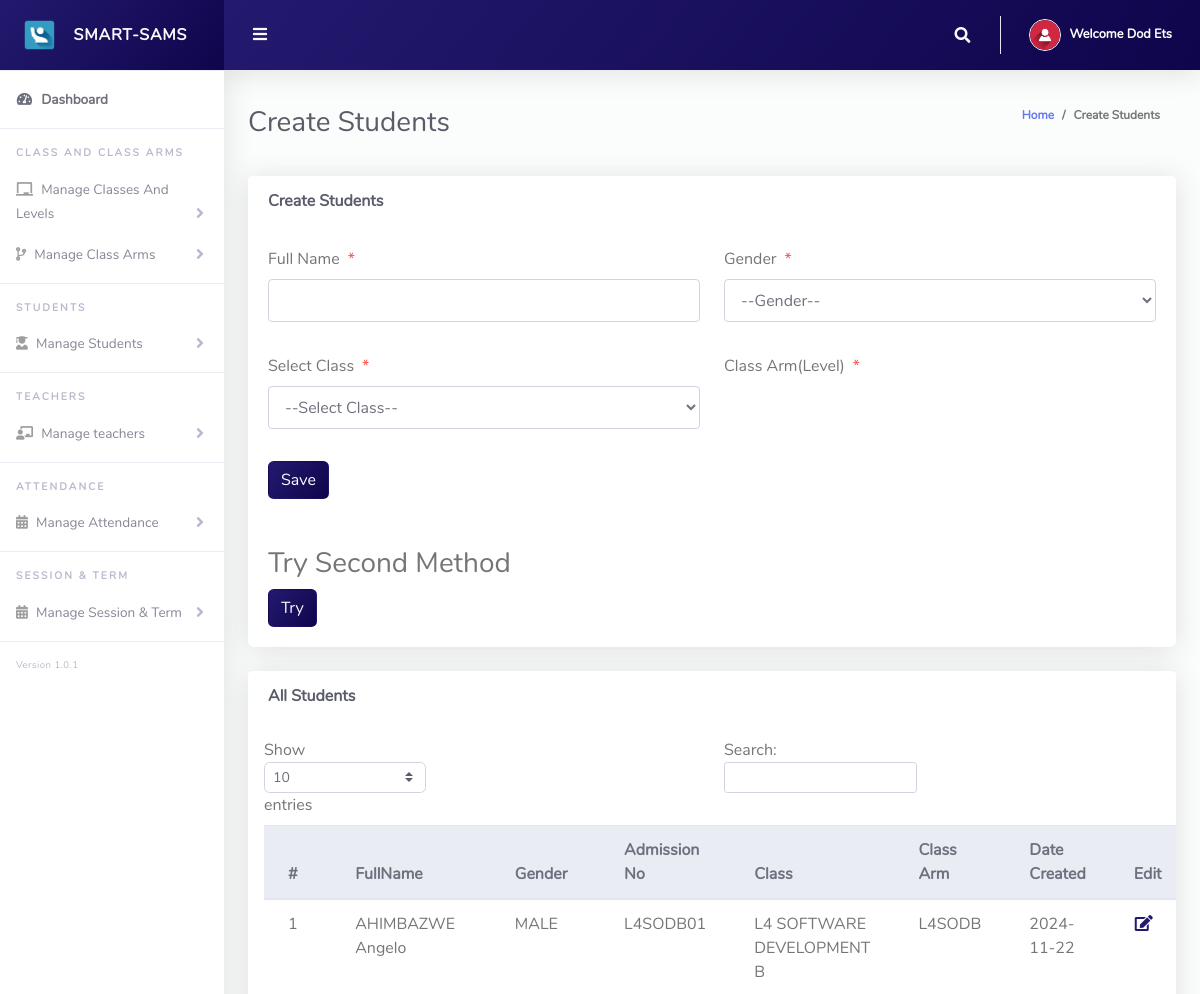
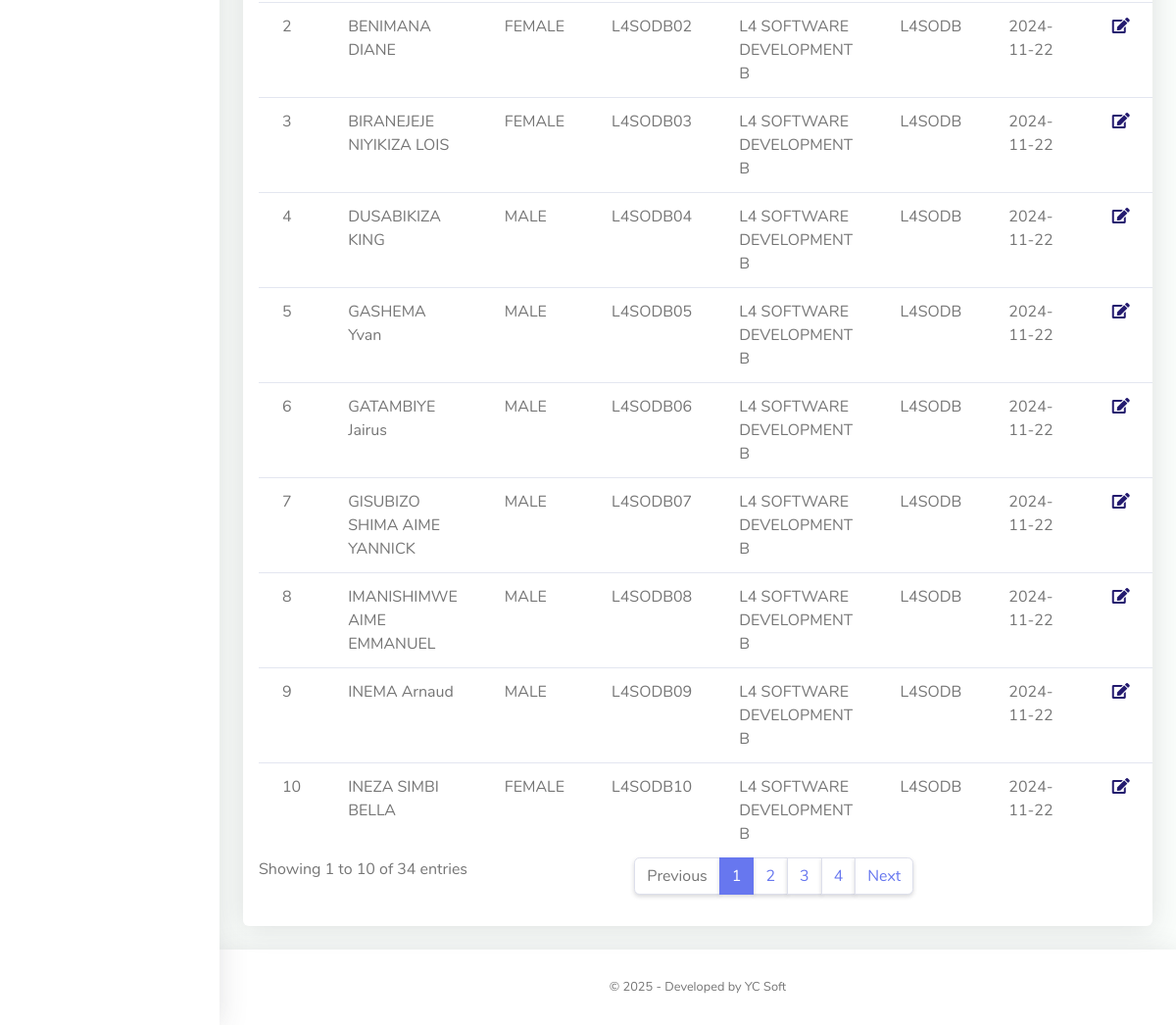
Screenshot of /Admin2/createStudents.php (signed in) with the database file from the repository (2 pictures, top to bottom).
### tables this page shows
CREATE TABLE `tblstudents` (
  `Id` int(10) NOT NULL,
  `name` varchar(255) NOT NULL,
  `gender` varchar(50) NOT NULL,
  `admissionNumber` varchar(255) NOT NULL,
  `classId` varchar(10) NOT NULL,
  `classArmId` varchar(10) NOT NULL,
  `dateCreated` varchar(50) NOT NULL,
  `image_path` varchar(255) DEFAULT NULL
);

CREATE TABLE `tblclass` (
  `Id` int(10) NOT NULL,
  `level` varchar(255) NOT NULL,
  `className` varchar(255) NOT NULL,
  `totalStudents` int(255) NOT NULL,
  `boys` int(255) NOT NULL,
  `girls` int(255) NOT NULL,
  `school` varchar(255) NOT NULL
);

CREATE TABLE `tblclassarms` (
  `Id` int(10) NOT NULL,
  `classId` varchar(10) NOT NULL,
  `classArmName` varchar(255) NOT NULL,
  `isAssigned` varchar(10) NOT NULL
);

### Admin2/createStudents.php (the view, shortened to what this page needs)
<?php
include '../Includes/dbcon.php';
?>
<!DOCTYPE html>
<html lang="en">
<head>
  <link href="../vendor/fontawesome-free/css/all.min.css" rel="stylesheet" type="text/css">
  <link href="../vendor/bootstrap/css/bootstrap.min.css" rel="stylesheet" type="text/css">
  <link href="css/ruang-admin.min.css" rel="stylesheet">
</head>
<body id="page-top">
  <div id="wrapper">
      <?php include "Includes/sidebar.php";?>
    <div id="content-wrapper" class="d-flex flex-column">
      <div id="content">
       <?php include "Includes/topbar.php";?>
        <div class="container-fluid" id="container-wrapper">
          <div class="d-sm-flex align-items-center justify-content-between mb-4">
            <h1 class="h3 mb-0 text-gray-800">Create Students</h1>
            <ol class="breadcrumb">
              <li class="breadcrumb-item"><a href="./">Home</a></li>
              <li class="breadcrumb-item active" aria-current="page">Create Students</li>
            </ol>
          </div>
          <div class="row">
            <div class="col-lg-12">
              <div class="card mb-4">
                <div class="card-header py-3 d-flex flex-row align-items-center justify-content-between">
                  <h6 class="m-0 font-weight-bold text-dark">Create Students</h6>
                </div>
                <div class="card-body">
                  <form method="post">
                   <div class="form-group row mb-3">
                        <div class="col-xl-6">
                        <label class="form-control-label">Full Name<span class="text-danger ml-2">*</span></label>
                        <input type="text" class="form-control" name="name" value="<?php echo $row['name'];?>" id="exampleInputFirstName" >
                        </div>
                        <div class="col-xl-6">
                        <label class="form-control-label">Gender<span class="text-danger ml-2">*</span></label>
                          <select required name="gender" class="form-control mb-3">';
                          <option value="">--Gender--</option>';
</select>
                        </div>
                    </div>
                    <div class="form-group row mb-3">
                        <div class="col-xl-6">
                        <label class="form-control-label">Select Class<span class="text-danger ml-2">*</span></label>
                         <?php
                                           $qm = "SELECT * FROM tbladmin WHERE Id = ".$_SESSION['userId']."";
                                           $rs = $conn->query($qm);
                                           $rows = $rs->fetch_assoc();
                                           $school = $rows['school'];
                        $qry= "SELECT * FROM tblclass WHERE school='$school' ORDER BY className ASC";
                        $result = $conn->query($qry);
                        $num = $result->num_rows;
                        if ($num > 0){
                          echo ' <select required name="classId" onchange="classArmDropdown(this.value)" class="form-control mb-3">';
                          echo'<option value="">--Select Class--</option>';
                                  echo '</select>';
                              }
                            ?>
                        </div>
                        <div class="col-xl-6">
                        <label class="form-control-label">Class Arm(Level)<span class="text-danger ml-2">*</span></label>
                        </div>
                    </div>
                      <?php
                    if (isset($Id))
                    {
                    ?>
                    <button type="submit" name="update" class="btn btn-primary">Update</button>
                    &nbsp;&nbsp;&nbsp;&nbsp;&nbsp;&nbsp;&nbsp;&nbsp;&nbsp;&nbsp;
                    <?php
                    } else {
                    ?>
                    <button type="submit" name="save" class="btn btn asa">Save</button>
                    <?php
                    }
                    ?>
                  </form>
                  <br><br>
                  <h3>Try Second Method</h3>
                    <a href="excel2.php" class="btn asa">Try</a>
                </div>
              </div>
                 <div class="row">
              <div class="col-lg-12">
              <div class="card mb-4">
                <div class="card-header py-3 d-flex flex-row align-items-center justify-content-between">
                  <h6 class="m-0 font-weight-bold text-dark">All Students</h6>
                </div>
                <div class="table-responsive p-3">
                  <table class="table align-items-center table-flush table-hover" id="dataTableHover">
                    <thead class="thead-light">
                      <tr>
                        <th>#</th>
                        <th>FullName</th>
                        <th>Gender</th>
                        <th>Admission No</th>
                        <th>Class</th>
                        <th>Class Arm</th>
                        <th>Date Created</th>
                         <th>Edit</th>
                      </tr>
                    </thead>
                    <tbody>
                  <?php
                       $qq = "SELECT * FROM tbladmin WHERE Id = ".$_SESSION['userId']."";
                       $rs = $conn->query($qq);
                       $rows = $rs->fetch_assoc();
                       $school = $rows['school'];
                      $query = "SELECT tblstudents.Id,tblclass.className,tblclassarms.classArmName,tblclassarms.Id AS classArmId,tblstudents.name,tblstudents.gender,tblstudents.admissionNumber,tblstudents.dateCreated
                      FROM tblstudents
                      INNER JOIN tblclass ON tblclass.Id = tblstudents.classId
                      INNER JOIN tblclassarms ON tblclassarms.Id = tblstudents.classArmId
                      WHERE tblclass.school = '$school'
                      ";
                      $rs = $conn->query($query);
                      $num = $rs->num_rows;
                      $sn=0;
                      if($num > 0)
                      {
                        while ($rows = $rs->fetch_assoc())
                          {
                             $sn = $sn + 1;
                            echo"
                              <tr>
                                <td>".$sn."</td>
                                <td>".$rows['name']."</td>
                                <td>".$rows['gender']."</td>
                                <td>".$rows['admissionNumber']."</td>
                                <td>".$rows['className']."</td>
                                <td>".$rows['classArmName']."</td>
                                 <td>".$rows['dateCreated']."</td>
                                <td><a href='?action=edit&Id=".$rows['Id']."' class='aso'><i class='fas fa-fw fa-edit aso'></i></a></td>
                                <td><a href='?action=delete&Id=".$rows['Id']."' style='color: red'><i class='fas fa-fw fa-trash' style='color: red'></i></a></td>
                              </tr>";
                          }
                      }
                      else
                      {
                           echo
                           "<div class='alert alert-danger' role='alert'>
                            No Record Found!
                            </div>";
                      }
                      ?>
                    </tbody>
                  </table>
                </div>
              </div>
            </div>
            </div>
          </div>
        </div>
      </div>
       <?php include "Includes/footer.php";?>
    </div>
  </div>
</body>
</html>

### Admin2/Includes/topbar.php (shortened to what this page needs)
<?php
  $query = "SELECT * FROM tbladmin WHERE Id = ".$_SESSION['userId']."";
  $rs = $conn->query($query);
  $rows = $rs->fetch_assoc();
  $fullName = $rows['firstName']." ".$rows['lastName'];
?>
<nav class="navbar navbar-expand navbar-light bg-gradient topbar mb-4 static-top asc">
          <button id="sidebarToggleTop" class="btn btn-link rounded-circle mr-3">
            <i class="fa fa-bars"></i>
          </button>
          <ul class="navbar-nav ml-auto">
            <li class="nav-item dropdown no-arrow">
              <a class="nav-link dropdown-toggle" href="#" id="searchDropdown" role="button" data-toggle="dropdown"
                aria-haspopup="true" aria-expanded="false">
                <i class="fas fa-search fa-fw"></i>
              </a>
            </li>
            <li class="nav-item dropdown no-arrow">
              <a class="nav-link dropdown-toggle" href="#" id="userDropdown" role="button" data-toggle="dropdown"
                aria-haspopup="true" aria-expanded="false">
                <img class="img-profile rounded-circle" src="img/user-icn.png" style="max-width: 60px">
                <span class="ml-2 d-none d-lg-inline text-white small"><b>Welcome <?php echo $fullName;?></b></span>
              </a>
            </li>
          </ul>
        </nav>

### Admin2/Includes/topbar.php (style rules this page uses)
.asc { background: linear-gradient(130deg, #231a6f, #0f054c); }
.asa { color: white; background: linear-gradient(130deg, #231a6f, #0f054c); }
.aso { color:#231a6f; }

### rows the page displays
tblstudents: name "AHIMBAZWE Angelo", gender "MALE", admissionNumber "L4SODB01", classId.className "L4 SOFTWARE DEVELOPMENT B", classArmId.classArmName "L4SODB", dateCreated "2024-11-22"
tblstudents: name "BENIMANA DIANE", gender "FEMALE", admissionNumber "L4SODB02", classId.className "L4 SOFTWARE DEVELOPMENT B", classArmId.classArmName "L4SODB", dateCreated "2024-11-22"
tblstudents: name "BIRANEJEJE NIYIKIZA LOIS", gender "FEMALE", admissionNumber "L4SODB03", classId.className "L4 SOFTWARE DEVELOPMENT B", classArmId.classArmName "L4SODB", dateCreated "2024-11-22"
tblstudents: name "DUSABIKIZA KING", gender "MALE", admissionNumber "L4SODB04", classId.className "L4 SOFTWARE DEVELOPMENT B", classArmId.classArmName "L4SODB", dateCreated "2024-11-22"
tblstudents: name "GASHEMA Yvan", gender "MALE", admissionNumber "L4SODB05", classId.className "L4 SOFTWARE DEVELOPMENT B", classArmId.classArmName "L4SODB", dateCreated "2024-11-22"
tblstudents: name "GATAMBIYE Jairus", gender "MALE", admissionNumber "L4SODB06", classId.className "L4 SOFTWARE DEVELOPMENT B", classArmId.classArmName "L4SODB", dateCreated "2024-11-22"
tblstudents: name "GISUBIZO SHIMA AIME YANNICK", gender "MALE", admissionNumber "L4SODB07", classId.className "L4 SOFTWARE DEVELOPMENT B", classArmId.classArmName "L4SODB", dateCreated "2024-11-22"
tblstudents: name "IMANISHIMWE AIME EMMANUEL", gender "MALE", admissionNumber "L4SODB08", classId.className "L4 SOFTWARE DEVELOPMENT B", classArmId.classArmName "L4SODB", dateCreated "2024-11-22"
tblstudents: name "INEMA Arnaud", gender "MALE", admissionNumber "L4SODB09", classId.className "L4 SOFTWARE DEVELOPMENT B", classArmId.classArmName "L4SODB", dateCreated "2024-11-22"
tblstudents: name "INEZA SIMBI BELLA", gender "FEMALE", admissionNumber "L4SODB10", classId.className "L4 SOFTWARE DEVELOPMENT B", classArmId.classArmName "L4SODB", dateCreated "2024-11-22"

### other values shown
$fullName "Dod Ets"
